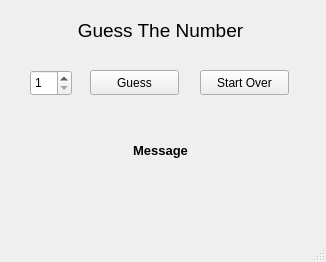
<?xml version="1.0" encoding="UTF-8"?>
<ui version="4.0">
 <class>MainWindow</class>
 <widget class="QMainWindow" name="MainWindow">
  <property name="geometry">
   <rect>
    <x>0</x>
    <y>0</y>
    <width>326</width>
    <height>262</height>
   </rect>
  </property>
  <property name="windowTitle">
   <string>Guess The Number</string>
  </property>
  <widget class="QWidget" name="centralwidget">
   <widget class="QLabel" name="title">
    <property name="geometry">
     <rect>
      <x>10</x>
      <y>20</y>
      <width>301</width>
      <height>20</height>
     </rect>
    </property>
    <property name="font">
     <font>
      <pointsize>14</pointsize>
     </font>
    </property>
    <property name="text">
     <string>Guess The Number</string>
    </property>
    <property name="alignment">
     <set>Qt::AlignCenter</set>
    </property>
   </widget>
   <widget class="QSpinBox" name="guessNumberText">
    <property name="geometry">
     <rect>
      <x>30</x>
      <y>70</y>
      <width>42</width>
      <height>26</height>
     </rect>
    </property>
    <property name="minimum">
     <number>1</number>
    </property>
    <property name="maximum">
     <number>10</number>
    </property>
   </widget>
   <widget class="QPushButton" name="guessButton">
    <property name="geometry">
     <rect>
      <x>90</x>
      <y>70</y>
      <width>89</width>
      <height>25</height>
     </rect>
    </property>
    <property name="text">
     <string>Guess</string>
    </property>
   </widget>
   <widget class="QPushButton" name="startoverButton">
    <property name="geometry">
     <rect>
      <x>200</x>
      <y>70</y>
      <width>89</width>
      <height>25</height>
     </rect>
    </property>
    <property name="text">
     <string>Start Over</string>
    </property>
   </widget>
   <widget class="QLabel" name="messageText">
    <property name="geometry">
     <rect>
      <x>10</x>
      <y>140</y>
      <width>301</width>
      <height>20</height>
     </rect>
    </property>
    <property name="font">
     <font>
      <pointsize>10</pointsize>
      <weight>75</weight>
      <bold>true</bold>
     </font>
    </property>
    <property name="text">
     <string>Message</string>
    </property>
    <property name="alignment">
     <set>Qt::AlignCenter</set>
    </property>
   </widget>
  </widget>
  <widget class="QStatusBar" name="statusbar"/>
 </widget>
 <resources/>
 <connections/>
</ui>
